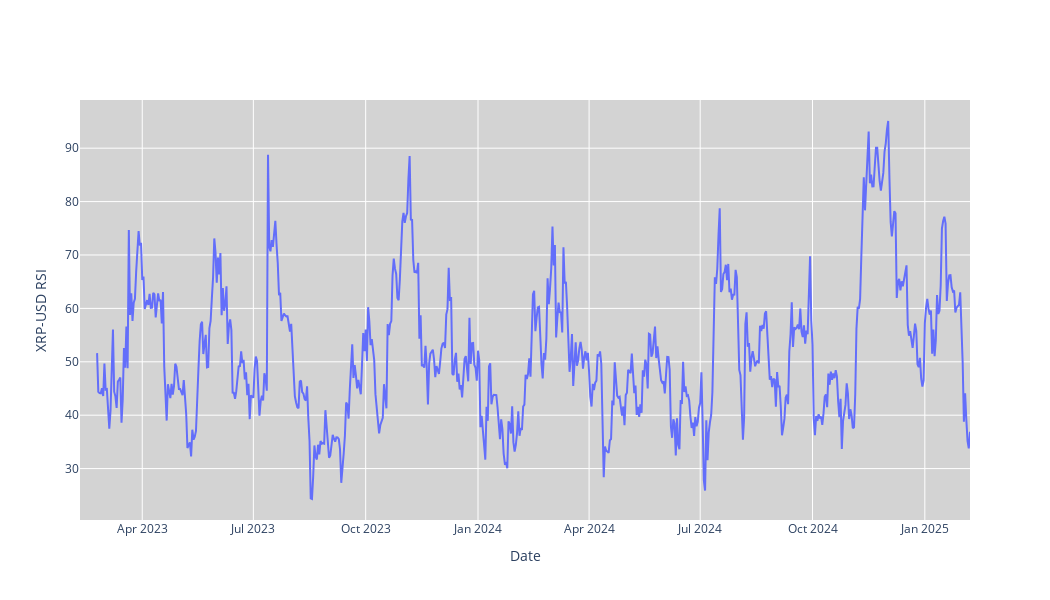

The cell this chart's notebook holds for it:
### Code cell
#RSI
fig = go.Figure(data=[go.Scatter(x=stock_data.index, y=stock_data['RSI'], mode='lines', name='RSI')])
fig.update_layout(
    xaxis_rangeslider_visible=False,
    yaxis_title=f'{ticker} RSI',
    xaxis_title='Date',
    plot_bgcolor='lightgrey',
    width=1050,
    height=600
)
fig.show()

### Figure 1 — Plotly figure (JSON) as saved in the notebook; plotly's stock layout.template omitted (floating-point values rounded to 4 significant figures; data arrays with more than 128 entries replaced by an {"elided": "..."} marker saying what was removed)
{"data": [{"mode": "lines", "name": "RSI", "type": "scatter", "x": {"elided": "730 str values"}, "y": {"elided": "730 float values"}}], "layout": {"height": 600, "plot_bgcolor": "lightgrey", "width": 1050, "xaxis": {"rangeslider": {"visible": false}, "title": {"text": "Date"}}, "yaxis": {"title": {"text": "XRP-USD RSI"}}}}
